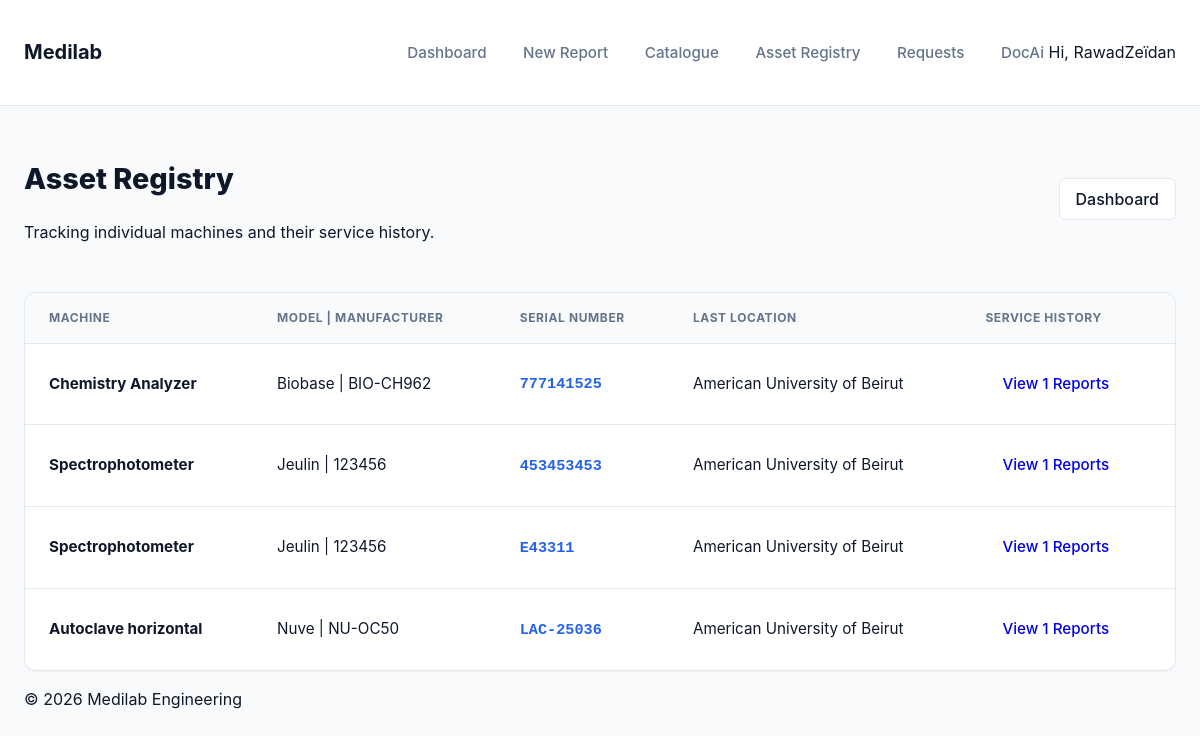
The page /registry/ (signed in) on the database its author committed.
### core/models.py (models this page shows, shortened)
class Equipment(models.Model):
    product = models.ForeignKey(Product, on_delete=models.CASCADE, related_name='instances')
    serial_number = models.CharField(max_length=255)
    current_facility = models.CharField(max_length=255, blank=True, null=True)
    current_location = models.CharField(max_length=255, blank=True, null=True)
    installation_date = models.DateField(blank=True, null=True)
    notes = models.TextField(blank=True, null=True)
    class Meta:
        unique_together = [['product', 'serial_number']]
        verbose_name_plural = "Equipment Registry"
        ordering = ['product', 'serial_number']

class Product(models.Model):
    name = models.CharField(max_length=255)
    category = models.CharField(max_length=255)
    manufacturer = models.CharField(max_length=255)
    model = models.CharField(max_length=255)
    notes = models.TextField(blank=True, null=True)
    class Meta:
        unique_together = [['manufacturer', 'model']]
        ordering = ['manufacturer', 'model']

### core/views.py (the view)
# urls.py: path('registry/', EquipmentListView.as_view(), name='equipment_list'),
class EquipmentListView(LoginRequiredMixin, ListView):
    model = Equipment
    template_name = 'core/equipment_list.html'
    context_object_name = 'equipments'

### templates/core/equipment_list.html (shortened to what this page needs)
{% extends 'base.html' %}
{% block content %}
<div class="page-header-actions">
    <div>
        <h1 class="page-title">Asset Registry</h1>
        <p class="text-muted">Tracking individual machines and their service history.</p>
    </div>
    <div class="action-btn-group">
        <a href="{% url 'dashboard' %}" class="btn btn-secondary">Dashboard</a>
    </div>
</div>
<div class="card" style="padding: 0; overflow: hidden;">
    <div class="table-responsive">
        <table class="modern-table">
            <thead>
                <tr>
                    <th>Machine</th>
                    <th>Model | Manufacturer</th>
                    <th>Serial Number</th>
                    <th>Last Location</th>
                    <th>Service History</th>
                </tr>
            </thead>
            <tbody>
                {% for eq in equipments %}
                <tr>
                    <td>
                        <div style="font-weight: 700; color: #0f172a;">{{ eq.product.name }}</div>
                    </td>
                    <td>{{ eq.product.manufacturer }} | {{ eq.product.model }}</td>
                    <td><span style="font-family: monospace; font-weight: 600; color: var(--primary-color);">{{ eq.serial_number }}</span></td>
                    <td>{{ eq.current_facility|default:"-" }}</td>
                    <td>
                        <a href="{% url 'dashboard' %}?q={{ eq.serial_number }}" class="btn btn-sm btn-outline-secondary">View {{ eq.service_history.count }} Reports</a>
                    </td>
                </tr>
                {% empty %}
                <tr>
                    <td colspan="5" class="text-center py-5">
                        <div style="color: #94a3b8;">No equipment registered yet.</div>
                    </td>
                </tr>
                {% endfor %}
            </tbody>
        </table>
    </div>
</div>
{% endblock %}

### templates/base.html (shortened to what this page needs)
{% load static %}
<!DOCTYPE html>
<html lang="en">
<head>
    <link rel="stylesheet" href="{% static 'css/styles.css' %}?v=3.0">
</head>
<body>
    <header class="app-header">
        <div class="container">
            <h1 class="logo"><a href="{% url 'dashboard' %}">Medilab</a></h1>
            <nav class="main-nav">
                <a href="{% url 'dashboard' %}" class="nav-link">Dashboard</a>
                <a href="{% url 'report_create' %}" class="nav-link">New Report</a>
                <a href="{% url 'product_list' %}" class="nav-link">Catalogue</a>
                <a href="{% url 'equipment_list' %}" class="nav-link">Asset Registry</a>
                <a href="{% url 'request_list' %}" class="nav-link">Requests</a>
                <a href="{% url 'docai:home' %}" class="nav-link">DocAi</a>
                {% if user.is_authenticated %}
                    <span class="user-greeting">Hi, {{ user.username }}</span>
                {% endif %}
            </nav>
        </div>
    </header>
    <main class="container">
        {% block content %}
        {% endblock %}
    </main>
    <footer class="app-footer">
        <div class="container">
            <p>&copy; 2026 Medilab Engineering</p>
        </div>
    </footer>
</body>
</html>

### static/css/styles.css (style rules this page uses)
:root { --primary-color: #2563eb; --primary-dark: #1d4ed8; --primary-soft: #eff6ff; --secondary-color: #475569; --text-color: #0f172a; --text-muted: #64748b; --card-bg: #ffffff; --border-color: #e2e8f0; --success-color: #10b981; --success-soft: #ecfdf5; --warning-color: #f59e0b; --warning-soft: #fffbeb; --danger-color: #ef4444; --danger-soft: #fef2f2; --info-color: #06b6d4; --info-soft: #ecfeff; --background-color: #f8fafc; --font-family: 'Inter', system-ui, -apple-system, sans-serif; --shadow-sm: 0 1px 2px 0 rgb(0 0 0 / 0.05); --shadow-md: 0 4px 6px -1px rgb(0 0 0 / 0.1), 0 2px 4px -2px rgb(0 0 0 / 0.1); }
body { font-family: var(--font-family); background-color: var(--background-color); color: var(--text-color); margin: 0; line-height: 1.5; }
.container { max-width: 1200px; margin: 0 auto; padding: 0 1.5rem; }
.app-header { background-color: var(--card-bg); border-bottom: 1px solid var(--border-color); padding: 1rem 0; margin-bottom: 2rem; }
.app-header .container { display: flex; justify-content: space-between; align-items: center; }
.logo a { text-decoration: none; color: var(--text-color); font-size: 1.25rem; font-weight: 700; display: flex; align-items: center; gap: 0.5rem; }
.main-nav .nav-link { margin-left: 2rem; text-decoration: none; color: var(--text-muted); font-weight: 500; font-size: 0.95rem; transition: color 0.15s; }
.card { background: var(--card-bg); border: 1px solid var(--border-color); border-radius: 12px; padding: 1.5rem; box-shadow: var(--shadow-sm); }
.btn { display: inline-flex; align-items: center; justify-content: center; padding: 0.5rem 1rem; border-radius: 6px; font-weight: 500; text-decoration: none; cursor: pointer; border: 1px solid transparent; transition: all 0.2s; }
.btn-secondary { background: white; border-color: var(--border-color); color: var(--text-color); }
.page-header-actions { display: flex; justify-content: space-between; align-items: center; margin-bottom: 2rem; }
.page-title { font-size: 1.8rem; font-weight: 800; color: #0f172a; }
.modern-table { width: 100%; border-collapse: separate; border-spacing: 0; }
.modern-table th { background: #f8fafc; color: #64748b; font-weight: 700; font-size: 0.75rem; text-transform: uppercase; letter-spacing: 0.05em; padding: 1rem 1.5rem; border-bottom: 1px solid var(--border-color); text-align: left; }
.modern-table td { padding: 1.25rem 1.5rem; border-bottom: 1px solid var(--border-color); vertical-align: middle; color: var(--text-color); font-size: 0.95rem; }
.modern-table tr:last-child td { border-bottom: none; }
.action-btn-group { display: flex; gap: 0.5rem; }

### rows shown on the page
Equipment: product.name "Chemistry Analyzer", product.manufacturer "Biobase", product.model "BIO-CH962", serial_number "777141525", current_facility "American University of Beirut", service_history.count "1"
Equipment: product.name "Spectrophotometer", product.manufacturer "Jeulin", product.model "123456", serial_number "453453453", current_facility "American University of Beirut", service_history.count "1"
Equipment: product.name "Spectrophotometer", product.manufacturer "Jeulin", product.model "123456", serial_number "E43311", current_facility "American University of Beirut", service_history.count "1"
Equipment: product.name "Autoclave horizontal", product.manufacturer "Nuve", product.model "NU-OC50", serial_number "LAC-25036", current_facility "American University of Beirut", service_history.count "1"

### other values the page prints
{{ user.username }} "RawadZeïdan"
